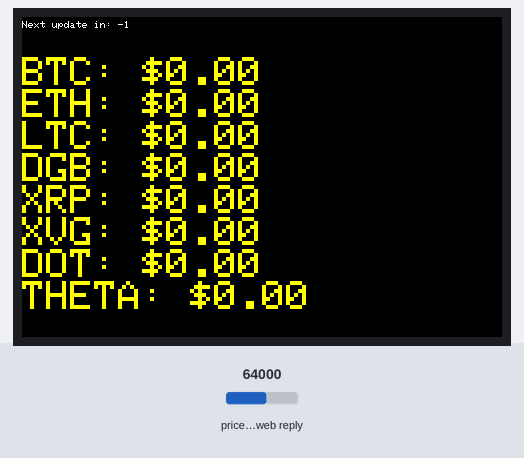
The sketch below on a simulated ESP8266 (NodeMCU). Shown: 480×320 colour display. The inputs (shaded band) are chosen by the test bench; at power-on: price in the web reply 64000. WiFi joins after 1.5 s; servers stay silent unless stated; uploads are accepted with an empty reply; what the sketch prints to the serial monitor is not drawn.

Above: at 2.5 s.

The sketch:

CryptoTracker.ino
```cpp
#include <SPI.h>
#include "Adafruit_GFX.h"
#include "Adafruit_HX8357.h"
#include <Arduino.h>
#include <ESP8266WiFi.h>
#include <ESP8266HTTPClient.h>
#include <ArduinoJson.h>
#include <NTPClient.h>
#include <WiFiUdp.h>

#define STMPE_CS 16
#define TFT_CS   D8
#define TFT_DC   D4
#define SD_CS    2
#define TFT_RST -1

#define STASSID "YOUR NETWORK"
#define STAPSK  "YOUR PASSWORD"

const char* ssid     = STASSID;
const char* password = STAPSK;

const char* host = "https://min-api.cryptocompare.com/data/pricemulti?fsyms=BTC,ETH,LTC,DGB,XRP,XVG,THETA,DOT&tsyms=USD&api_key={YOUR_API_KEY}";
const uint16_t port = 443;

HTTPClient http;

const long utcOffsetInSeconds = -18000;
WiFiUDP ntpUDP;
NTPClient timeClient(ntpUDP, "pool.ntp.org", utcOffsetInSeconds);

Adafruit_HX8357 tft = Adafruit_HX8357(TFT_CS, TFT_DC, TFT_RST);

const int updateInt = 120;
int cntDelay;

void setup() {
  Serial.begin(115200);
  tft.begin();
  tft.setRotation(3);
  tft.fillScreen(HX8357_BLACK);
  cntDelay = updateInt+1;

  WiFi.mode(WIFI_STA);
  WiFi.begin(ssid, password);

  while (WiFi.status() != WL_CONNECTED) {
    delay(500);
    Serial.print(".");
    //tft.print(".");
  }
  timeClient.begin();
}


void clearPixels(int xmin,int xmax,int ymin,int ymax){
  for (int y=ymin; y<=ymax; y++){
    for (int x=xmin; x<xmax; x++){
      tft.drawPixel(x, y, HX8357_BLACK);
    }
  }
}

void SetPriceColor(float oldPrice, float newPrice){
      if (oldPrice == 0){
        tft.setTextColor(HX8357_YELLOW);
      }
      else if (oldPrice > newPrice){
        tft.setTextColor(HX8357_RED);
      }
      else if (oldPrice < newPrice){
        tft.setTextColor(HX8357_GREEN);
      }
      else{
        tft.setTextColor(HX8357_YELLOW);
      }
}

float BTC_USD_;
float ETH_USD_;
float LTC_USD_;
float DGB_USD_;
float XRP_USD_;
float XVG_USD_;
float THETA_USD_;
float DOT_USD_;

void loop() {
  clearPixels(90,127,0,10);
  int diff = updateInt - cntDelay;

  if(diff < 0){
    clearPixels(0,127,0,12);
    tft.setCursor(0, 4);
    tft.setTextColor(HX8357_WHITE);
    tft.setTextSize(1);

    tft.print("Updating...");

    WiFiClientSecure client;
    client.setInsecure(); //the magic line, use with caution
    client.connect(host, 443);
    http.begin(client, host);

    if (http.GET() == HTTP_CODE_OK){
      clearPixels(0,127,0,12);
      String payload = http.getString();
      DynamicJsonDocument doc(384);
      deserializeJson(doc, payload);

      float BTC_USD = doc["BTC"]["USD"]; // 41391.03
      float ETH_USD = doc["ETH"]["USD"]; // 1230.45
      float LTC_USD = doc["LTC"]["USD"]; // 175.82
      float DGB_USD = doc["DGB"]["USD"]; // 0.03022
      float XRP_USD = doc["XRP"]["USD"]; // 0.3155
      float XVG_USD = doc["XVG"]["USD"]; // 0.0149
      float DOT_USD = doc["DOT"]["USD"];
      float THETA_USD = doc["THETA"]["USD"]; // 1.926

      tft.setCursor(0, 40);
      tft.setTextSize(4);

      clearPixels(120,400,40,72);
      SetPriceColor(BTC_USD_,BTC_USD);
      tft.print("BTC: $");
      tft.println(BTC_USD);

      clearPixels(120,400,72,100);
      SetPriceColor(ETH_USD_,ETH_USD);
      tft.print("ETH: $");
      tft.println(ETH_USD);

      clearPixels(120,400,100,132);
      SetPriceColor(LTC_USD_,LTC_USD);
      tft.print("LTC: $");
      tft.println(LTC_USD);

      clearPixels(120,400,132,164);
      SetPriceColor(DGB_USD_,DGB_USD);
      tft.print("DGB: $");
      tft.println(DGB_USD);

      clearPixels(120,400,164,196);
      SetPriceColor(XRP_USD_,XRP_USD);
      tft.print("XRP: $");
      tft.println(XRP_USD);

      clearPixels(120,400,196,228);
      SetPriceColor(XVG_USD_,XVG_USD);
      tft.print("XVG: $");
      tft.println(XVG_USD);

      clearPixels(120,400,228,260);
      SetPriceColor(DOT_USD_,DOT_USD);
      tft.print("DOT: $");
      tft.println(DOT_USD);
      cntDelay = 0;

      clearPixels(160,400,260,292);
      SetPriceColor(THETA_USD_,THETA_USD);
      tft.print("THETA: $");
      tft.println(THETA_USD);
      cntDelay = 0;

      BTC_USD_ = BTC_USD;
      ETH_USD_ = ETH_USD;
      LTC_USD_ = LTC_USD;
      DGB_USD_ = DGB_USD;
      XRP_USD_ = XRP_USD;
      XVG_USD_ = XVG_USD;
      THETA_USD_= THETA_USD;
      DOT_USD_= DOT_USD;
    }
    else {
      clearPixels(0,127,0,12);
      tft.print("Failed to pull data");
      delay(5000);
    }
  }

  tft.setCursor(0, 4);
  tft.setTextColor(HX8357_WHITE);
  tft.setTextSize(1);

  tft.print("Next update in: ");
  tft.print(diff);

  delay(1000);
  cntDelay++;
}
```
